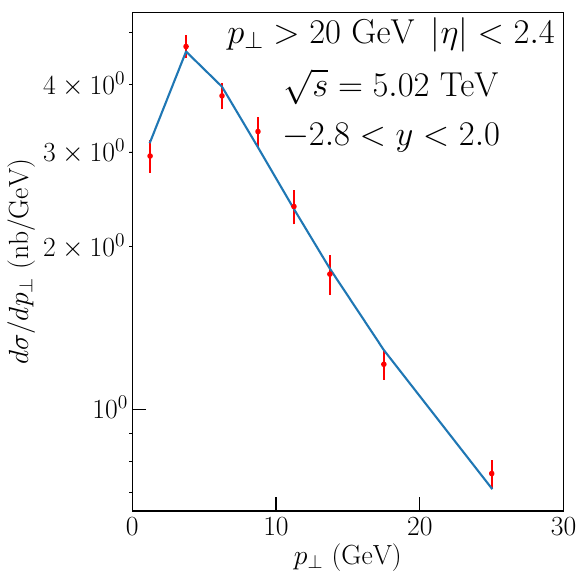

Write Python code to recreate this figure.
# Import packages
import pandas as pd
import pylab as py
import numpy as np
import matplotlib

# Style settings
from  matplotlib import rc
from matplotlib import font_manager
from matplotlib.pyplot import gca
from matplotlib.ticker import MultipleLocator, FormatStrFormatter,AutoMinorLocator
a = gca()
sizeOfFont = 20
rc('font',**{'family':'sans-serif','sans-serif':['Helvetica']})
rc('text',usetex=True)
fontProperties = {'family':'Helvetica','weight' : 'normal', 'size' : sizeOfFont}
ticks_font = matplotlib.font_manager.FontProperties(family='Helvetica', style='normal',size=sizeOfFont, weight='normal', stretch='normal')
rc('text',usetex=True)
rc('font',**fontProperties)

# Import Pandas dataframe
df = pd.read_csv("../plot_data/CMS5.dat", delim_whitespace=True)

# Plot
nrows = 1
ncols = 1
fig = py.figure(figsize=(ncols*4+1.5,nrows*4+1.5))

ax = py.subplot(111)

ax.errorbar(df.pt, df.CX/1000.,df.ERR/1000.,fmt = "r.")
ax.plot(df.pt, df.FUU/1000.)
ax.set_xlim(0,30)
ax.tick_params(axis="both",direction="in", length=10)


ax.set_ylabel(r'\rm $d\sigma/d p_\perp$ (nb/GeV)',fontsize=sizeOfFont)
ax.set_xlabel(r'\rm $p_\perp$ (GeV)',fontsize=sizeOfFont)
ax.semilogy()
ax.text(0.60,0.75, r'\rm $-2.8<y<2.0$'                     ,fontsize = 25,horizontalalignment='center',verticalalignment='center', transform=ax.transAxes)
ax.text(0.60,0.85, r'\rm $\sqrt{s} = 5.02$ TeV'            ,fontsize = 25,horizontalalignment='center',verticalalignment='center', transform=ax.transAxes)
ax.text(0.60,0.95, r'\rm $p_\perp>20$ GeV$\,$ $|\eta|<2.4$',fontsize = 25,horizontalalignment='center',verticalalignment='center', transform=ax.transAxes)

py.tight_layout(pad=-0.3)
py.savefig('CMS5.pdf',bbox_inches="tight")

